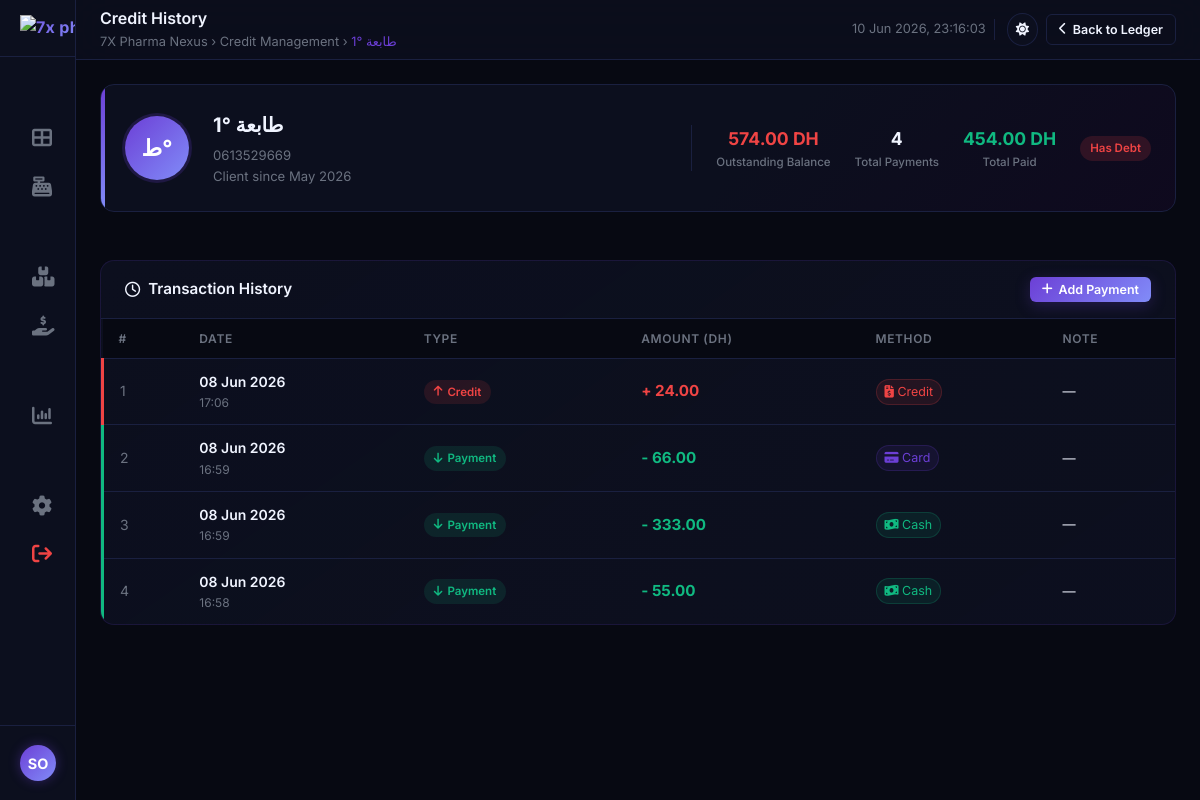
/public/credit/history/7 (signed in), run on the app's committed database.
### tables this page shows
CREATE TABLE `clients` (
  `id` int(11) NOT NULL,
  `name` varchar(100) NOT NULL,
  `phone` varchar(20) DEFAULT NULL,
  `credit_balance` decimal(12,2) DEFAULT 0.00,
  `created_at` timestamp NOT NULL DEFAULT current_timestamp()
);

CREATE TABLE `client_payments` (
  `id` bigint(20) NOT NULL,
  `type` enum('payment','debt') NOT NULL DEFAULT 'payment',
  `client_id` int(11) NOT NULL,
  `amount` decimal(12,2) NOT NULL,
  `payment_method` enum('cash','card','cheque','transfer','credit') NOT NULL DEFAULT 'cash',
  `note` text DEFAULT NULL,
  `user_id` int(11) NOT NULL,
  `payment_date` timestamp NOT NULL DEFAULT current_timestamp()
);

### app/controllers/CreditController.php (called while the page is built, shortened)
<?php
class CreditController extends Controller {
    public function history($id = null) {
        $clientModel = $this->model('Client');
        $client = $clientModel->getById($id);
        $transactions = $clientModel->getClientTransactions($id);
        $total_paid = 0;
        foreach ($transactions as $tx) {
            if (($tx['type'] ?? 'payment') === 'payment') {
                $total_paid += floatval($tx['amount']);
            }
        }
        $this->view('credit-history', [
            'client' => $client,
            'transactions' => $transactions,
            'total_paid' => $total_paid
        ]);
    }
}
?>

### app/core/Router.php (called while the page is built, shortened)
<?php
class Router {
    protected $method = 'index';
    public function __construct() {
        $url = $this->parseUrl();
        if (isset($url[0]) && file_exists(ROOT_DIR . '/app/controllers/' . ucfirst($url[0]) . 'Controller.php')) {
            unset($url[0]);
        }
        $this->controller = new $this->controller();
        if (isset($url[1])) {
            if (method_exists($this->controller, $url[1])) {
                $this->method = $url[1];
                unset($url[1]);
            }
        }
        $this->params = $url ? array_values($url) : [];
        call_user_func_array([$this->controller, $this->method], $this->params);
    }
    private function parseUrl() {
        if (isset($_GET['url'])) {
            $url = rtrim($_GET['url'], '/');
            $url = filter_var($url, FILTER_SANITIZE_URL);
            $url = explode('/', $url);
            return $url;
        }
        return [];
    }
}

### public/index.php (called while the page is built, shortened)
<?php
require_once ROOT_DIR . '/app/config/Database.php';
require_once ROOT_DIR . '/app/core/Model.php';
require_once ROOT_DIR . '/app/core/Controller.php';
require_once ROOT_DIR . '/app/core/Router.php';
$router = new Router();
?>

### app/config/Database.php (called while the page is built, shortened)
<?php
class Database {
    private $conn;
    public function __construct() {
        $host = '127.0.0.1';
        $port = '3307';
        $db_name = 'pharma_core';
        $username = 'root';
        $password = '';
        try {
            $dsn = "mysql:host={$host};port={$port};dbname={$db_name};charset=utf8mb4";
            $options = [
                PDO::ATTR_ERRMODE => PDO::ERRMODE_EXCEPTION,
                PDO::ATTR_DEFAULT_FETCH_MODE => PDO::FETCH_ASSOC,
                PDO::ATTR_EMULATE_PREPARES => false,
            ];
            $this->conn = new PDO($dsn, $username, $password, $options);
        } catch(PDOException $e) {
            $this->logError($e);
            $error_view = ROOT_DIR . '/views/components/db_error.php';
            if (file_exists($error_view)) {
                include $error_view;
            } else {
                header('HTTP/1.1 500 Internal Server Error');
                echo "Database Connection Error. Design file missing.";
            }
            exit();
        }
    }
    public function getConnection() {
        return $this->conn;
    }
}
?>

### app/core/Model.php (called while the page is built, shortened)
<?php
class Model {
    protected $db;
    protected $table;
    public function __construct() {
        require_once ROOT_DIR . '/app/config/Database.php';
        $database = new Database();
        $this->db = $database->getConnection();
    }
    protected function query($sql, $params = []) {
        $stmt = $this->db->prepare($sql);
        $stmt->execute($params);
        return $stmt;
    }
    public function getById($id) {
        $sql = "SELECT * FROM {$this->table} where id = ?";
        $stmt = $this->query($sql, [$id]);
        return $stmt->fetch(PDO::FETCH_ASSOC);
    }
}

### app/models/Client.php (called while the page is built, shortened)
<?php
class Client extends Model {
    public function getClientTransactions($clientId) {
        $sql = "SELECT * FROM client_payments WHERE client_id = ? ORDER BY payment_date DESC";
        $stmt = $this->query($sql, [$clientId]);
        if ($stmt) {
            return $stmt->fetchAll(PDO::FETCH_ASSOC);
        }
        return [];
    }
}

### views/pages/credit-history.php (the view, shortened to what this page needs)
<?php
$nameParts = explode(' ', $client['name']);
$initials = strtoupper(mb_substr($nameParts[0], 0, 1) . (isset($nameParts[1]) ? mb_substr($nameParts[1], 0, 1) : ''));
$balance = floatval($client['credit_balance']);
$statusClass = $balance > 0 ? 'badge-danger' : 'badge-success';
$statusText = $balance > 0 ? 'Has Debt' : 'Cleared';
?>
<!DOCTYPE html>
<html lang="en" data-theme="dark">
<head>
    <link rel="stylesheet" href="https://cdnjs.cloudflare.com/ajax/libs/font-awesome/6.5.2/css/all.min.css">
    <link rel="stylesheet" href="<?= BASE_URL ?>/assets/css/global.css">
    <link rel="stylesheet" href="<?= BASE_URL ?>/assets/css/dashboard.css">
    <link rel="stylesheet" href="<?= BASE_URL ?>/assets/css/credit.css">
    <link rel="stylesheet" href="<?= BASE_URL ?>/assets/css/credit-history.css">
</head>
<body>
    <div class="dashboard-layout">
        <aside class="sidebar" id="sidebar" aria-label="Main navigation">
            <div class="sidebar-brand">
                <img src="<?= BASE_URL ?>/assets/images/logo/7X-PHARMA-ICO.png" alt="7x pharma logo">
            </div>
            <nav class="sidebar-nav" aria-label="Sidebar navigation">
                <a href="<?= BASE_URL ?>/dashboard" class="nav-item" aria-current="page">
                    <i class="fa-solid fa-table-cells-large fa-fw"></i>
                </a>
                <a href="<?= BASE_URL ?>/pos" class="nav-item">
                    <i class="fa-solid fa-cash-register fa-fw"></i>
                </a>
                <a href="<?= BASE_URL ?>/inventory" class="nav-item">
                    <i class="fa-solid fa-boxes-stacked fa-fw"></i>
                </a>
                <a href="<?= BASE_URL ?>/credit" class="nav-item">
                    <i class="fa-solid fa-hand-holding-dollar fa-fw"></i>
                </a>
                <a href="<?= BASE_URL ?>/reports/sales" class="nav-item">
                    <i class="fa-solid fa-chart-column fa-fw"></i>
                </a>
                <a href="<?= BASE_URL ?>/settings" class="nav-item">
                    <i class="fa-solid fa-gear fa-fw"></i>
                </a>
                <a href="<?= BASE_URL ?>/auth/logout" class="nav-item" style="color: var(--color-danger);">
                    <i class="fa-solid fa-arrow-right-from-bracket fa-fw"></i>
                </a>
            </nav>
            <div class="sidebar-footer">
                <div class="sidebar-user">
                    <div class="user-avatar"><?= strtoupper(substr($_SESSION['name'] ?? 'AD', 0, 2)) ?></div>
                </div>
            </div>
        </aside>
        <div class="main-content">
            <header class="top-navbar">
                <div class="navbar-left">
                    <div>
                        <div class="page-title">Credit History</div>
                        <div class="breadcrumb">
                            7X Pharma Nexus &rsaquo;
                            <a href="<?= BASE_URL ?>/credit" style="color: inherit; text-decoration: none;">Credit Management</a> &rsaquo;
                            <span><?= htmlspecialchars($client['name']) ?></span>
                        </div>
                    </div>
                </div>
                <div class="navbar-right">
                    <span class="navbar-clock" id="navbar-clock"></span>
                    <button id="theme-toggle" class="btn-icon" aria-label="Toggle Theme">
                        <span id="theme-icon"></span>
                    </button>
                    <a href="<?= BASE_URL ?>/credit" class="btn btn-outline btn-sm">
                        <i class="fa-solid fa-chevron-left"></i> Back to Ledger
                    </a>
                </div>
            </header>
            <main class="page-body">
                <div class="ch-profile-card">
                    <div class="ch-profile-avatar"><?= $initials ?></div>
                    <div class="ch-profile-info">
                        <h1 class="ch-profile-name"><?= htmlspecialchars($client['name']) ?></h1>
                        <div class="ch-profile-meta"><?= htmlspecialchars($client['phone'] ?? 'No Phone') ?></div>
                        <div class="ch-profile-meta">Client since <?= date('M Y', strtotime($client['created_at'])) ?></div>
                    </div>
                    <div class="ch-profile-stats">
                        <div class="ch-profile-stat">
                            <div class="ch-stat-val <?= $balance > 0 ? 'danger' : 'success' ?>"><?= number_format($balance, 2) ?> DH</div>
                            <div class="ch-stat-lbl">Outstanding Balance</div>
                        </div>
                        <div class="ch-profile-stat">
                            <div class="ch-stat-val"><?= count($transactions) ?></div>
                            <div class="ch-stat-lbl">Total Payments</div>
                        </div>
                        <div class="ch-profile-stat">
                            <div class="ch-stat-val success"><?= number_format($total_paid, 2) ?> DH</div>
                            <div class="ch-stat-lbl">Total Paid</div>
                        </div>
                    </div>
                    <div class="ch-profile-badge">
                        <span class="badge <?= $statusClass ?>"><?= $statusText ?></span>
                    </div>
                </div>
                <div class="panel">
                    <div class="panel-header">
                        <h2 class="panel-title"><i class="fa-regular fa-clock"></i> Transaction History</h2>
                        <div class="panel-actions">
                            <button class="btn btn-primary btn-sm" id="btn-add-payment-history"><i class="fa-solid fa-plus"></i> Add Payment</button>
                        </div>
                    </div>
                    <div class="table-responsive">
                        <table class="data-table ch-history-table">
                            <thead>
                                <tr>
                                    <th>#</th>
                                    <th>Date</th>
                                    <th>Type</th>
                                    <th>Amount (DH)</th>
                                    <th>Method</th>
                                    <th>Note</th>
                                </tr>
                            </thead>
                            <tbody>
                                <?php if (empty($transactions)): ?>
                                    <tr>
                                        <td colspan="6" style="text-align: center; padding: 2rem; color: var(--color-text-secondary);">No payments recorded yet.</td>
                                    </tr>
                                <?php else: ?>
                                    <?php foreach ($transactions as $index => $tx): ?>
                                        <?php $isDebt = ($tx['type'] ?? 'payment') === 'debt'; ?>
                                        <tr class="<?= $isDebt ? 'row-debt' : 'row-payment' ?>">
                                            <td style="color:var(--color-text-secondary);"><?= $index + 1 ?></td>
                                            <td>
                                                <div class="tx-date"><?= date('d M Y', strtotime($tx['payment_date'])) ?></div>
                                                <div class="tx-time"><?= date('H:i', strtotime($tx['payment_date'])) ?></div>
                                            </td>
                                            <td>
                                                <?php if ($isDebt): ?>
                                                    <span class="tx-type-badge debt">
                                                        <i class="fa-solid fa-arrow-up"></i> Credit
                                                    </span>
                                                <?php else: ?>
                                                    <span class="tx-type-badge payment">
                                                        <i class="fa-solid fa-arrow-down"></i> Payment
                                                    </span>
                                                <?php endif; ?>
                                            </td>
                                            <td>
                                                <?php if ($isDebt): ?>
                                                    <span class="tx-amount debit">+ <?= number_format($tx['amount'], 2) ?></span>
                                                <?php else: ?>
                                                    <span class="tx-amount credit">- <?= number_format($tx['amount'], 2) ?></span>
                                                <?php endif; ?>
                                            </td>
                                            <td>
                                                <?php
                                                $method = strtolower($tx['payment_method'] ?? 'cash');
                                                $icon = 'fa-wallet';
                                                if ($method === 'cash') {
                                                    $icon = 'fa-money-bill-wave';
                                                } elseif ($method === 'card') {
                                                    $icon = 'fa-credit-card';
                                                } elseif ($method === 'cheque') {
                                                    $icon = 'fa-money-check-dollar';
                                                } elseif ($method === 'transfer') {
                                                    $icon = 'fa-building-columns';
                                                } elseif ($method === 'credit') {
                                                    $icon = 'fa-file-invoice-dollar';
                                                }
                                                ?>
                                                <span class="ch-method <?= $method ?>">
                                                    <i class="fa-solid <?= $icon ?>"></i>
                                                    <?= ucfirst($method) ?>
                                                </span>
                                            </td>
                                            <td class="tx-note"><?= htmlspecialchars($tx['note'] ?? '—') ?></td>
                                        </tr>
                                    <?php endforeach; ?>
                                <?php endif; ?>
                            </tbody>
                        </table>
                    </div>
                </div>
            </main>
        </div>
    </div>
</body>
</html>

### data on the page
clients: name "طابعة °1", name "ط°", phone "0613529669", created_at "May 2026", credit_balance "574.00", credit_balance "Has Debt"
client_payments: payment_date "08 Jun 2026", payment_date "17:06", type "debt" (drawn), amount "24.00", payment_method "Credit", note "—"
client_payments: payment_date "08 Jun 2026", payment_date "16:59", type "payment" (drawn), amount "66.00", payment_method "Card", note "—"
client_payments: payment_date "08 Jun 2026", payment_date "16:59", type "payment" (drawn), amount "333.00", payment_method "Cash", note "—"
client_payments: payment_date "08 Jun 2026", payment_date "16:58", type "payment" (drawn), amount "55.00", payment_method "Cash", note "—"

### other printed values
substr($_SESSION['name'] ?? 'AD', 0, 2) "SO"
count($transactions) "4"
$total_paid "454.00"
